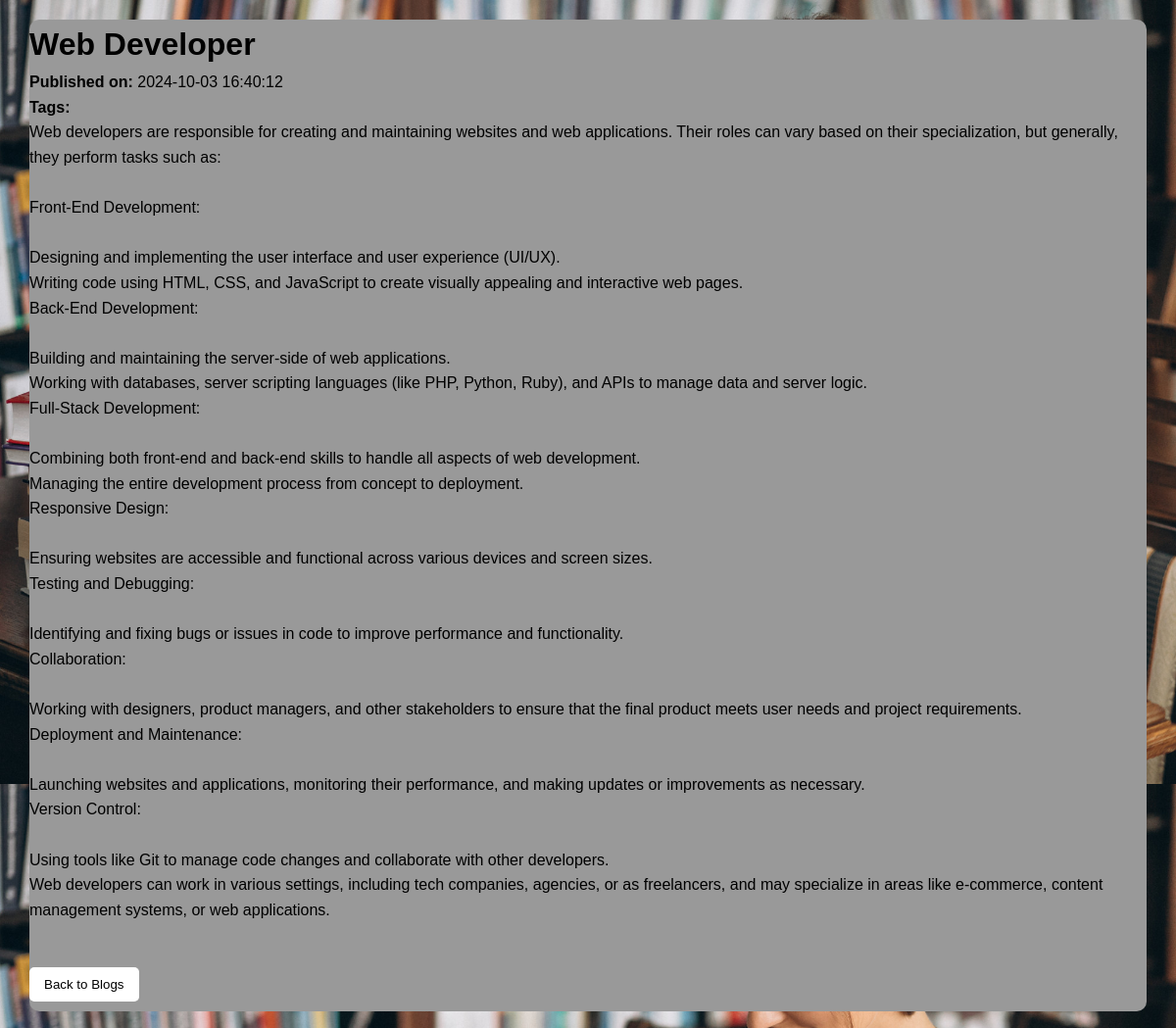
The page /views/view_post.php?id=46 on the database its author committed.
### tables this page shows
CREATE TABLE `posts` (
  `id` int(11) NOT NULL,
  `user_id` int(11) NOT NULL,
  `title` varchar(255) NOT NULL,
  `content` text NOT NULL,
  `tags` varchar(255) DEFAULT NULL,
  `status` enum('draft','published') DEFAULT 'draft',
  `created_at` timestamp NOT NULL DEFAULT current_timestamp()
);

### views/view_post.php (the view, shortened to what this page needs)
<?php
include('../config/db.php');
$post_id = $_GET['id'];
$stmt = $pdo->prepare("SELECT * FROM posts WHERE id = ? AND status = 'published'");
$stmt->execute([$post_id]);
$post = $stmt->fetch();
?>
<!DOCTYPE html>
<html>
<head>
<link rel="stylesheet" type="text/css" href="../css/style.css">
</head>
<body><div class="view">
    <h1><?= htmlspecialchars($post['title']) ?></h1>
    <p><strong>Published on:</strong> <?= $post['created_at'] ?></p>
    <p><strong>Tags:</strong> <?= htmlspecialchars($post['tags']) ?></p>
    <div>
        <?= nl2br(htmlspecialchars($post['content'])) ?>
    </div>
    <br>
    <button class="button" onclick="window.location.href='../index.php'">Back to Blogs</button>
    </div>
</body>
</html>

### css/style.css (style rules this page uses)
* { margin: 0; padding: 0; box-sizing: border-box; }
body { font-family: 'Arial', sans-serif; background-color: #f4f4f4; color: #333; line-height: 1.6; margin: 20px; background-image: url("2.jpg"); background-size: 100%; background-attachment: fixed; }
.button { margin: 20px 0px 10px; justify-content: center; align-items: center; padding: 10px 15px; gap: 15px; background-color: #fff; outline-offset: -3px; border-radius: 5px; border: none; cursor: pointer; transition: 400ms; }
.view { background-color: #999; color: black; border-radius: 10px; margin: 10px; }

### rows shown on the page
posts: title "Web Developer", created_at "2024-10-03 16:40:12", content "Web developers are responsible for creating and maintaining websites and web applications. Their roles can vary based on their specialization, but generally, they perform tasks such as: Front-End Development: Designing and implementing the user interface and user experience (UI/UX). Writing code using HTML, CSS, and JavaScript to create visually appealing and interactive web pages. Back-End Development: Building and maintaining the server-side of web applications. Working with databases, server scripting languages (like PHP, Python, Ruby), and APIs to manage data and server logic. Full-Stack Development: Combining both front-end and back-end skills to handle all aspects of web development.…"
